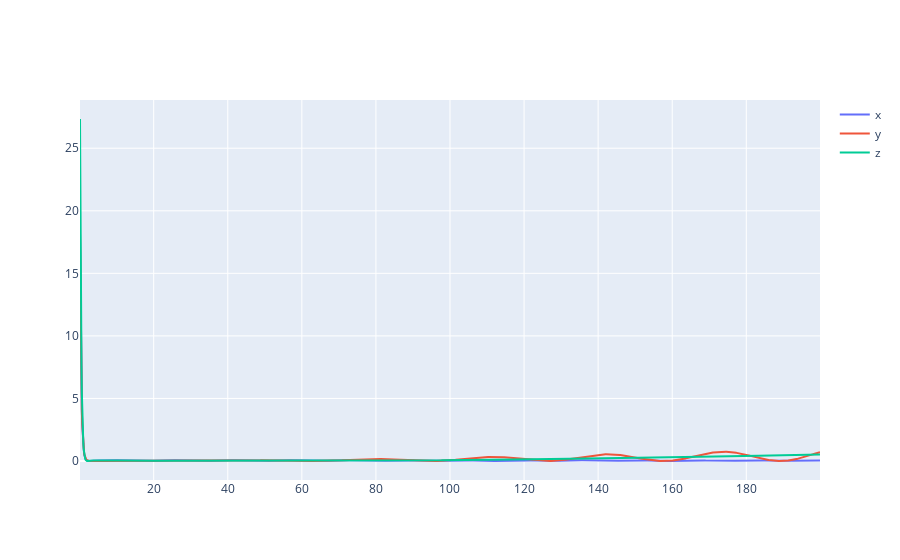

Here is the notebook cell this chart was saved with:
### Code cell
py.iplot([go.Scatter(name='x',x=master['t'],y=error_zeta[:,0],mode='lines'),
         go.Scatter(name='y',x=master['t'],y=error_zeta[:,1],mode='lines'),
         go.Scatter(name='z',x=master['t'],y=error_zeta[:,2],mode='lines')])

### Figure 1 — Plotly figure (JSON) as saved in the notebook; plotly's stock layout.template omitted (floating-point values rounded to 4 significant figures; data arrays with more than 128 entries replaced by an {"elided": "..."} marker saying what was removed)
{"data": [{"mode": "lines", "name": "x", "type": "scatter", "x": {"elided": "1999 float values"}, "y": {"elided": "1999 float values"}}, {"mode": "lines", "name": "y", "type": "scatter", "x": {"elided": "1999 float values"}, "y": {"elided": "1999 float values"}}, {"mode": "lines", "name": "z", "type": "scatter", "x": {"elided": "1999 float values"}, "y": {"elided": "1999 float values"}}], "layout": {}}
